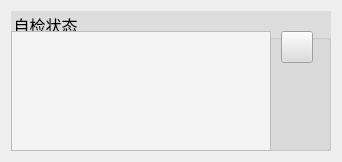
        <widget class="QWidget" name="tab_13">
         <attribute name="title">
          <string>自检和容量</string>
         </attribute>
         <layout class="QVBoxLayout" name="verticalLayout_16">
          <item>
           <widget class="QGroupBox" name="groupBox">
            <property name="minimumSize">
             <size>
              <width>320</width>
              <height>140</height>
             </size>
            </property>
            <property name="maximumSize">
             <size>
              <width>320</width>
              <height>140</height>
             </size>
            </property>
            <property name="font">
             <font>
              <family>宋体</family>
              <pointsize>12</pointsize>
             </font>
            </property>
            <property name="styleSheet">
             <string notr="true">background-color: rgb(221, 221, 221);</string>
            </property>
            <property name="title">
             <string>自检状态</string>
            </property>
            <widget class="QListWidget" name="listBit">
             <property name="geometry">
              <rect>
               <x>0</x>
               <y>20</y>
               <width>260</width>
               <height>120</height>
              </rect>
             </property>
             <property name="sizePolicy">
              <sizepolicy hsizetype="Expanding" vsizetype="Expanding">
               <horstretch>0</horstretch>
               <verstretch>0</verstretch>
              </sizepolicy>
             </property>
             <property name="minimumSize">
              <size>
               <width>0</width>
               <height>0</height>
              </size>
             </property>
             <property name="maximumSize">
              <size>
               <width>300</width>
               <height>120</height>
              </size>
             </property>
             <property name="font">
              <font>
               <family>宋体</family>
               <pointsize>12</pointsize>
              </font>
             </property>
             <property name="styleSheet">
              <string notr="true">background-color: rgb(244, 244, 244);</string>
             </property>
             <property name="verticalScrollBarPolicy">
              <enum>Qt::ScrollBarAlwaysOff</enum>
             </property>
             <property name="horizontalScrollBarPolicy">
              <enum>Qt::ScrollBarAlwaysOff</enum>
             </property>
             <property name="autoScroll">
              <bool>false</bool>
             </property>
            </widget>
            <widget class="QPushButton" name="PbBitSmall">
             <property name="geometry">
              <rect>
               <x>270</x>
               <y>20</y>
               <width>32</width>
               <height>32</height>
              </rect>
             </property>
             <property name="toolTip">
              <string>刷新自检</string>
             </property>
             <property name="text">
              <string/>
             </property>
             <property name="icon">
              <iconset>
               <normalon>:/png/png/settings-128.png</normalon>
              </iconset>
             </property>
             <property name="iconSize">
              <size>
               <width>24</width>
               <height>24</height>
              </size>
             </property>
            </widget>
           </widget>
          </item>
          <item>
           <layout class="QVBoxLayout" name="verticalLayout_Chart">
            <property name="sizeConstraint">
             <enum>QLayout::SetMaximumSize</enum>
            </property>
            <property name="rightMargin">
             <number>0</number>
            </property>
           </layout>
          </item>
         </layout>
        </widget>
